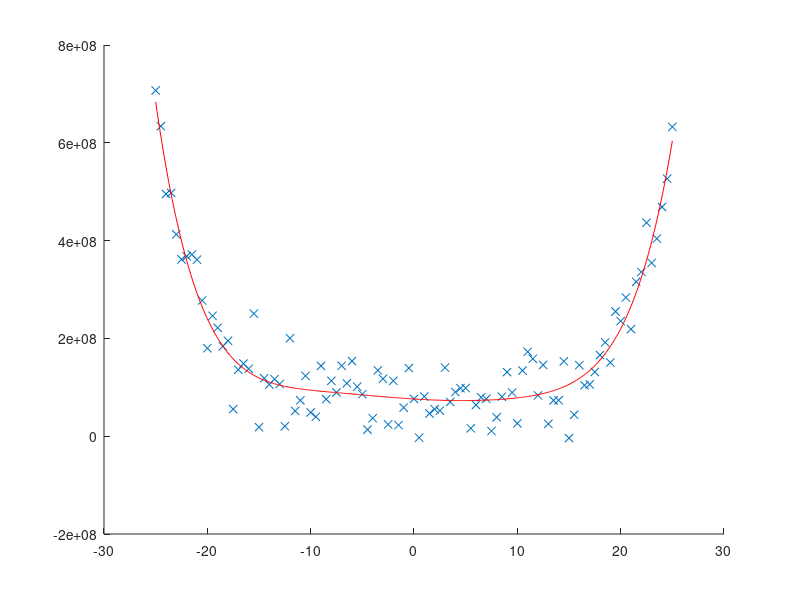

This figure's MATLAB source:
% cleanup
close all;
clear all;
clc;

% polynomial curve fitting
x = -25:0.5:25;
polynomial_degree = 6;

% do the work
y = zeros(size(x));
ground_truth_coeffs = rand(1,polynomial_degree+1)*10 - 5; % in [-5;5]
for d = 0:polynomial_degree
    y = y + ground_truth_coeffs(d+1) * x.^d;
end

% add noise
noise = ones(1,size(x,2)) + randn(1,size(x,2))/2;
y = y + mean(abs(y))*noise;
hold on; scatter(x,y,'x'); hold off;

% compute measurement matrix M
M = ones(size(x,2), polynomial_degree+1);
for d = 0:polynomial_degree
    M(:,d+1) = x.^d;
end

% estimate using pseudo inverse
estimated_coeffs = (pinv(M) * y')';

% plot estimated curve
x2 = min(x(:)):0.1:max(x(:));
y2 = zeros(size(x2));
for d = 0:polynomial_degree
    y2 = y2 + estimated_coeffs(d+1) * x2.^d;
end

hold on; plot(x2,y2, 'r'); hold off;